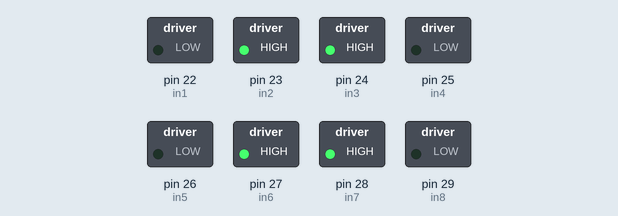
Simulated run of this sketch. Board: Arduino Mega 2560, built with avr-gcc and run on an emulated ATmega2560. Shown: switched loads named in the sketch (green lamp = pin HIGH).

Above: at 1.0 s.
At 7.0 s:
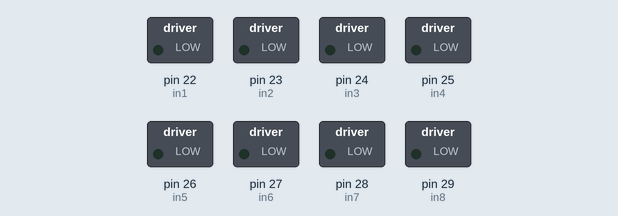
Timing chart, 0 to 15.6 s (numbered marks = the images above):
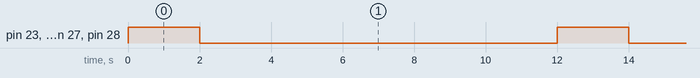

Measured:
- by itself, pin 23 (in2), pin 24 (in3), pin 27 (in6), pin 28 (in7): alternates HIGH for 2.0 s and LOW for 10.0 s

The sketch:

motor-l298n.ino
```cpp
// 1. kiri depan
#define in1 22
#define in2 23
// 2. kanan depan
#define in3 24
#define in4 25
// 3. kanan belakang
#define in5 26
#define in6 27
// 4. kiri belakang
#define in7 28
#define in8 29

void setup() {
  pinMode(in1, OUTPUT);
  pinMode(in2, OUTPUT);
  pinMode(in3, OUTPUT);
  pinMode(in4, OUTPUT);
  pinMode(in5, OUTPUT);
  pinMode(in6, OUTPUT);
  pinMode(in7, OUTPUT);
  pinMode(in8, OUTPUT);
}

void maju(){
  digitalWrite(in1, LOW);
  digitalWrite(in2, HIGH);
  digitalWrite(in3, HIGH);
  digitalWrite(in4, LOW);
  digitalWrite(in5, LOW);
  digitalWrite(in6, HIGH);
  digitalWrite(in7, HIGH);
  digitalWrite(in8, LOW);
}

void mundur(){
  digitalWrite(in1, HIGH);
  digitalWrite(in2, LOW);
  digitalWrite(in3, LOW);
  digitalWrite(in4, HIGH);
  digitalWrite(in5, HIGH);
  digitalWrite(in6, LOW);
  digitalWrite(in7, LOW);
  digitalWrite(in8, HIGH);
}

void kiri(){
}

void kanan(){
}

void stopM(){
  digitalWrite(in1, LOW);
  digitalWrite(in2, LOW);
  digitalWrite(in3, LOW);
  digitalWrite(in4, LOW);
  digitalWrite(in5, LOW);
  digitalWrite(in6, LOW);
  digitalWrite(in7, LOW);
  digitalWrite(in8, LOW);
}

void loop() {
  maju();
  delay(2000);
  stopM();
  delay(10000);
}
```
